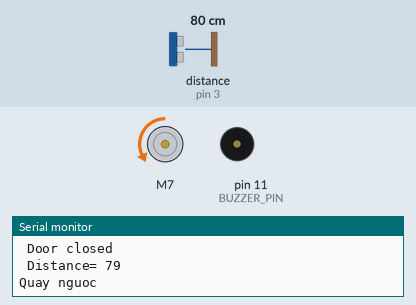
A sketch run on a simulated Arduino Uno, built with avr-gcc and run on an emulated ATmega328P. Shown: DC motor (green arrow = forward, orange = backward, longer = faster), buzzer (waves = sounding, pin HIGH), the last lines printed to the serial monitor. Wiring (inferred from the names in the program): ultrasonic range finder: trigger pin 2; echo pin 3. The test bench sets the inputs (shaded band); at power-on: distance to the obstacle (sensor on pin 3) 80 cm. The echo pulse lasts 58.3 µs per cm; pins used as bus, display or sensor lines are not drawn.

Above: at 1.3 s.
1.4 s: distance to the obstacle (sensor on pin 3) set to 13 cm
2.9 s: distance to the obstacle (sensor on pin 3) set to 10 cm
At 4.7 s:
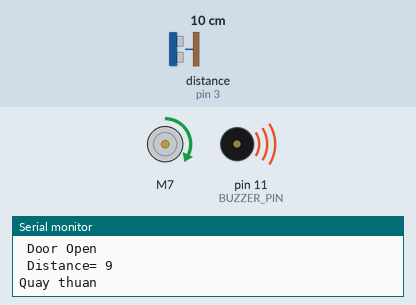
5.0 s: distance to the obstacle (sensor on pin 3) set to 35 cm
At 5.4 s:
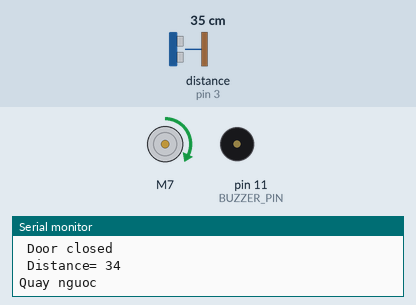
7.0 s: distance to the obstacle (sensor on pin 3) set to 2 cm
At 7.4 s:
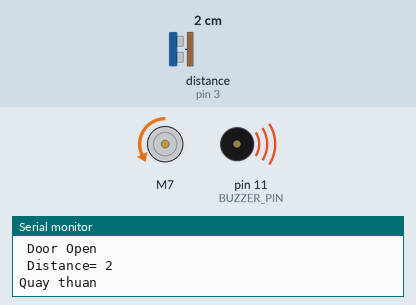
9.0 s: distance to the obstacle (sensor on pin 3) set to 18 cm
At 10.2 s:
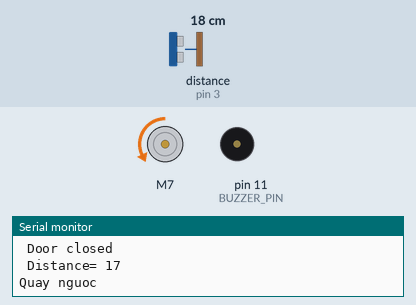
Timing chart, 0 to 12.0 s (numbered marks = the images above; inputs shaded):
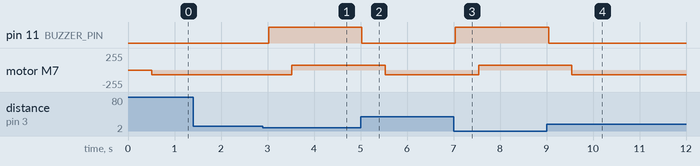

Measured:
- the behaviour switches between 12 and 11 cm on distance to the obstacle (sensor on pin 3) (found by bisection; images 0 and 1)
- after the input at 2.9 s, pin 11 (BUZZER_PIN): LOW → HIGH after 0.12 s; motor M7: backward 70/255 → forward 70/255 after 0.62 s
- after the input at 5.0 s, pin 11 (BUZZER_PIN): HIGH → LOW at once; motor M7: forward 70/255 → backward 70/255 after 0.53 s
- after the input at 7.0 s, pin 11 (BUZZER_PIN): LOW → HIGH at once; motor M7: backward 70/255 → forward 70/255 after 0.54 s
- after the input at 9.0 s, pin 11 (BUZZER_PIN): HIGH → LOW after 0.05 s; motor M7: forward 70/255 → backward 70/255 after 0.55 s

The sketch:

bai04.ino
```cpp
#include <L298N.h>
int TRIGGER_PIN = 2;
int ECHO_PIN = 3;
int BUZZER_PIN = 11;
int time;
int distance;

#define IN1 6
#define IN2 7
#define ENB 10

L298N motor1(ENB, IN2, IN1);
L298N::Direction direction = L298N::FORWARD;

void setup ( ) {

  Serial.begin (9600);
  pinMode (TRIGGER_PIN, OUTPUT);
  pinMode (ECHO_PIN, INPUT);
  pinMode (BUZZER_PIN, OUTPUT);
  motor1.setSpeed(70);
}

int measureDistance() {
  digitalWrite (TRIGGER_PIN, HIGH);
    delayMicroseconds (10);
    digitalWrite (TRIGGER_PIN, LOW);
    time = pulseIn (ECHO_PIN, HIGH);
    distance = (time * 0.034) / 2;  //The speed of sound in cm/us is 0.034cm/us
    return distance;
}
void loop ( ) {
    int distance = measureDistance();
    if (distance <= 10) {
      Serial.println (" Door Open ");
      Serial.print (" Distance= ");
      Serial.println (distance);
      digitalWrite (BUZZER_PIN, HIGH);
      Serial.println ("Quay thuan");
      direction = L298N::FORWARD;
      delay (500);
    }
    else {
      Serial.println (" Door closed ");
      Serial.print (" Distance= ");
      Serial.println (distance);
      digitalWrite (BUZZER_PIN, LOW);
      Serial.println ("Quay nguoc");
      direction = L298N::BACKWARD;
      delay (500);
    }
    //digitalWrite (BUZZER_PIN, LOW);
    motor1.run(direction);
}
```
